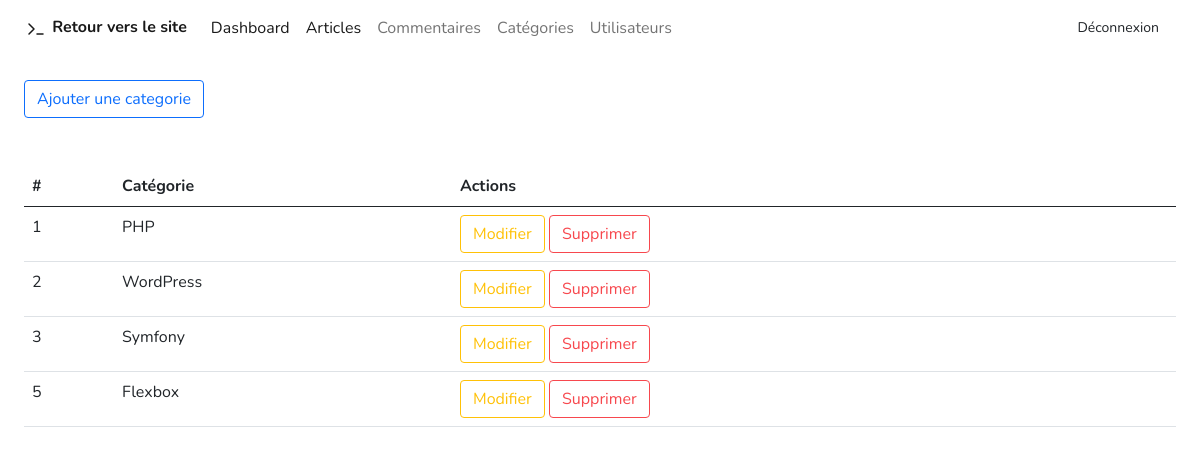
Page /admin/categories (signed in) on the committed database.
### tables this page shows
CREATE TABLE `Categories` (
  `category_id` int(11) NOT NULL,
  `category_title` varchar(100) NOT NULL
);

### controllers/backend/Categories.php (called while the page is built, shortened)
<?php
require_once "models/CategoryManager.class.php";
class Categories
{
    private $categoryManager;
    public function __construct()
    {
        $this->categoryManager = new CategoryManager;
    }
    public function afficherCategories()
    {
        $categories = $this->categoryManager->getCategories();
        require_once "views/back/adminCategories.view.php";
    }
}

### models/Model.class.php (called while the page is built, shortened)
<?php
abstract class Model
{
    private static $pdo;
    private static function setBdd()
    {
        self::$pdo = new PDO("mysql:host=".HOST_NAME.";dbname=".DATABASE_NAME .";charset=utf8", USER_NAME, PASSWORD);
        self::$pdo->setAttribute(PDO::ATTR_ERRMODE, PDO::ERRMODE_WARNING);
    }
    protected function getBdd()
    {
        return self::$pdo;
    }
}

### models/CategoryManager.class.php (called while the page is built, shortened)
<?php
require_once "Model.class.php";
class CategoryManager extends Model
{
    public function getCategories()
    {
        $req = $this->getBdd()->prepare("
        SELECT * FROM Categories
      ");
        $req->execute();
        $categories = $req->fetchAll(PDO::FETCH_ASSOC);
        return $categories;
    }
}

### views/back/adminCategories.view.php (the view, shortened to what this page needs)
<?php include 'views/back/headerAdmin.php'; ?>
<section class="px-4 py-4">
    <a class="btn btn-outline-blue" href="<?php echo URL; ?>admin/categories/ajouter">Ajouter une categorie</a>
</section>
<section class="px-4 py-4">
    <table class="table">
        <thead>
        <tr>
            <th scope="col">#</th>
            <th scope="col">Catégorie</th>
            <th>Actions</th>
        </tr>
        </thead>
        <tbody>
        <?php foreach ($categories as $category) :?>
            <tr>
                <td><?php echo $category['category_id'];?></td>
                <td><?php echo $category['category_title'];?></td>
                <td>
                    <a href="<?= URL ?>admin/categories/modificationCategory/<?= $category['category_id']; ?>" class="btn btn-outline-info" >Modifier</a>
                    <a href="<?= URL ?>admin/categories/suppressionCategory<?= $category['category_id']; ?>" class="btnSupCategory btn btn-outline-tart-orange" >Supprimer</a>
                </td>
            </tr>
        <?php endforeach;?>
        </tbody>
    </table>
</section>
<?php include 'views/back/footerAdmin.php'; ?>

### rows in the picture
categories: category_id "1", category_title "PHP"
categories: category_id "2", category_title "WordPress"
categories: category_id "3", category_title "Symfony"
categories: category_id "5", category_title "Flexbox"
